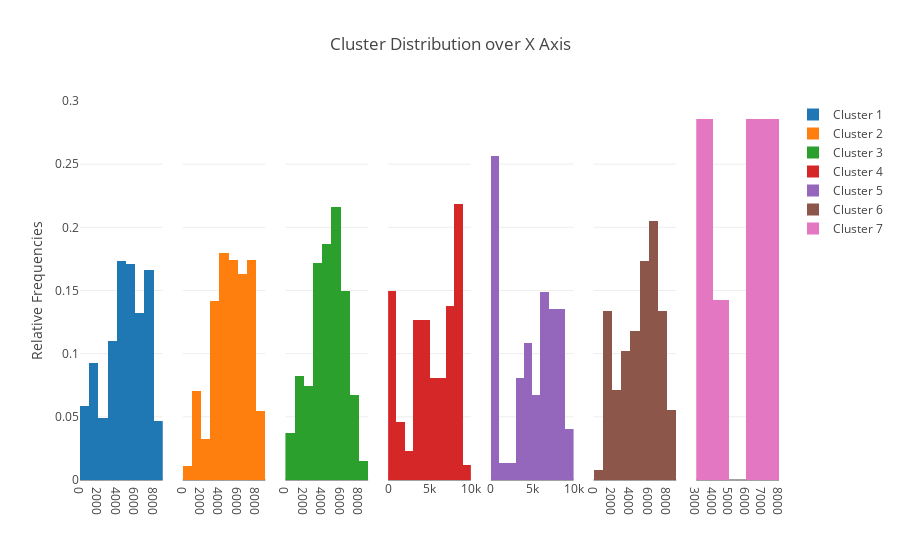

Notebook source saved alongside this figure:
### Markdown cell above
# Histograms - Relative Frequency of Clusters along X, Y, and Z Axes 

The histograms plotted below describe the distribution of clusters along the x, y, and z axes of each centroid. Relative frequency describes the number of clusters that fall within a each bin divided by the total number of times that each cluster appears in total.

### Code cell
from plotly import tools

def histogram_z(data, i):
    trace = go.Histogram(
        x = data[:, 0],
        histnorm = 'probability', 
        name = 'Cluster {}'.format(i),
        xbins = dict(
            start = 0, 
            end = 10000, 
            size = 1000),
        )
    return trace

traces = [histogram_z(data, i+1) for i, data in enumerate(new_cluster_matrix)] 
fig = tools.make_subplots(rows = 1, cols = 7, shared_yaxes = True)
for i, trace in enumerate(traces):
    fig.append_trace(trace, 1, i+1)
    fig['layout'].update(yaxis = dict(
        title = 'Relative Frequencies'),
        title = 'Cluster Distribution over X Axis'
        )
    
iplot(fig)

### Figure 1 — Plotly figure (JSON) as saved in the notebook; plotly's stock layout.template omitted (floating-point values rounded to 4 significant figures; data arrays with more than 128 entries replaced by an {"elided": "..."} marker saying what was removed)
{"data": [{"histnorm": "probability", "name": "Cluster 1", "type": "histogram", "x": {"elided": "409 int values"}, "xaxis": "x1", "xbins": {"end": 10000, "size": 1000, "start": 0}, "yaxis": "y1"}, {"histnorm": "probability", "name": "Cluster 2", "type": "histogram", "x": {"elided": "184 int values"}, "xaxis": "x2", "xbins": {"end": 10000, "size": 1000, "start": 0}, "yaxis": "y1"}, {"histnorm": "probability", "name": "Cluster 3", "type": "histogram", "x": {"elided": "134 int values"}, "xaxis": "x3", "xbins": {"end": 10000, "size": 1000, "start": 0}, "yaxis": "y1"}, {"histnorm": "probability", "name": "Cluster 4", "type": "histogram", "x": [8485, 7203, 824, 6187, 6397, 486, 495, 8312, 2831, 444, 8915, 4320, 1157, 8932, 2874, 4282, 3655, 7529, 7605, 7834, 8290, 4958, 6404, 7091, 7374, 3624, 3098, 8304, 3357, 3564, 9389, 3143, 7829, 4615, 4090, 4324, 3778, 8215, 8650, 8479, 1086, 8531, 445, 7434, 8598, 7490, 199, 5851, 5210, 4963, 133, 654, 3602, 3642, 8685, 4696, 5112, 3369, 4781, 5030, 7785, 298, 1740, 7932, 8354, 5125, 6800, 1410, 8582, 7963, 5953, 8487, 802, 5256, 4473, 8388, 6715, 8108, 258, 6077, 4678, 318, 8432, 3895, 407, 6487, 8521], "xaxis": "x4", "xbins": {"end": 10000, "size": 1000, "start": 0}, "yaxis": "y1"}, {"histnorm": "probability", "name": "Cluster 5", "type": "histogram", "x": [7240, 8332, 5034, 8488, 7456, 6942, 7989, 6992, 7481, 6135, 5852, 6116, 8016, 8977, 8695, 5210, 5098, 5072, 4767, 7600, 6919, 9087, 9446, 6620, 6438, 8740, 8343, 6275, 9107, 7100, 6518, 619, 4263, 7911, 7535, 7216, 7220, 6349, 6101, 4252, 4311, 1044, 656, 468, 721, 676, 8172, 332, 231, 513, 359, 310, 147, 258, 240, 130, 126, 3743, 684, 912, 582, 295, 8985, 8882, 3831, 4058, 3991, 3853, 3720, 4012, 3578, 4110, 2991, 4110], "xaxis": "x5", "xbins": {"end": 10000, "size": 1000, "start": 0}, "yaxis": "y1"}, {"histnorm": "probability", "name": "Cluster 6", "type": "histogram", "x": [1121, 3046, 1166, 7754, 7772, 2183, 2858, 2944, 2960, 1174, 3096, 3313, 3445, 7040, 5098, 6837, 7159, 4641, 4431, 4516, 1241, 4849, 4221, 6954, 7536, 3842, 3350, 3946, 3930, 4390, 1838, 6967, 1431, 915, 5094, 1647, 8386, 1730, 1845, 1134, 1233, 1594, 1759, 8370, 1950, 1760, 1950, 2863, 3753, 4829, 2719, 2130, 2152, 2426, 3535, 3110, 3147, 4673, 5110, 5049, 3780, 5542, 1580, 5867, 4844, 6088, 6627, 6809, 6375, 6178, 5560, 6190, 6508, 5806, 5190, 5826, 5850, 5861, 6139, 5914, 5993, 5860, 6735, 7417, 6731, 6733, 6641, 6349, 8063, 7953, 6680, 7709, 5747, 5812, 8074, 6240, 7483, 7422, 8031, 5654, 5408, 5362, 6812, 6658, 6499, 6544, 6575, 7766, 8030, 6644, 4419, 7833, 7816, 7858, 6125, 7250, 7547, 8092, 4370, 4895, 4532, 4545, 4345, 6391, 5505, 5071, 7793], "xaxis": "x6", "xbins": {"end": 10000, "size": 1000, "start": 0}, "yaxis": "y1"}, {"histnorm": "probability", "name": "Cluster 7", "type": "histogram", "x": [6270, 6040, 6001, 4510, 4317, 6822, 7801, 6730, 3529, 7423, 3802, 7131, 7667, 3857, 6389, 3598, 3696, 3611, 4197, 7777, 7416], "xaxis": "x7", "xbins": {"end": 10000, "size": 1000, "start": 0}, "yaxis": "y1"}], "layout": {"title": "Cluster Distribution over X Axis", "xaxis1": {"anchor": "y1", "domain": [0, 0.1184]}, "xaxis2": {"anchor": "free", "domain": [0.1469, 0.2653], "position": 0}, "xaxis3": {"anchor": "free", "domain": [0.2939, 0.4122], "position": 0}, "xaxis4": {"anchor": "free", "domain": [0.4408, 0.5592], "position": 0}, "xaxis5": {"anchor": "free", "domain": [0.5878, 0.7061], "position": 0}, "xaxis6": {"anchor": "free", "domain": [0.7347, 0.8531], "position": 0}, "xaxis7": {"anchor": "free", "domain": [0.8816, 1.0], "position": 0}, "yaxis": {"title": "Relative Frequencies"}, "yaxis1": {"anchor": "x1", "domain": [0, 1]}}}
